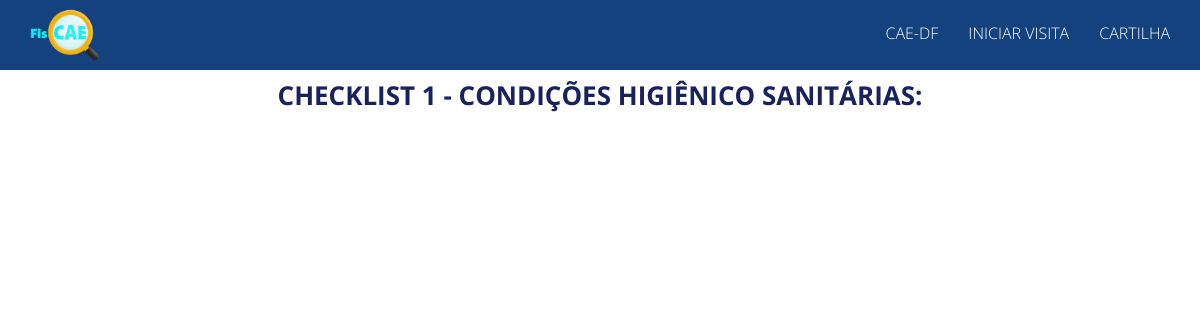
The page /viewChecklist on the database as committed earlier.
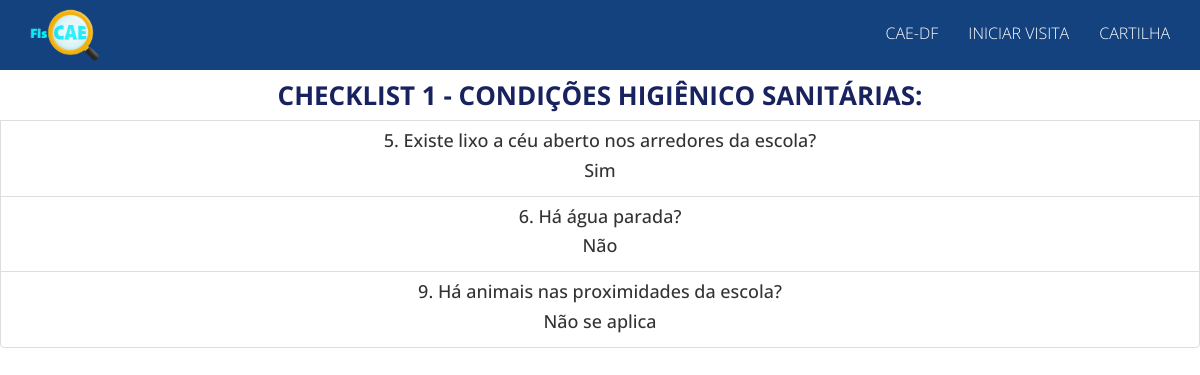
The same page on the database as committed later.
### checklist/models/question.py (models this page shows, shortened)
class Question(models.Model):
    item_number = models.CharField(max_length=4, null=False)
    description = models.CharField(max_length=255, null=False)
    QUESTION_TYPE = (
        ('TA', 'Questões técnicas e administrativas'),
        ('HS', 'Questões Higiênico Sanitárias'),
        ('O', 'Questões orçamentárias'),
    )
    question_type = models.CharField(
        max_length=2,
        choices=QUESTION_TYPE,
        default=1,
    )

### checklist/models/answer.py (models this page shows)
class Answer(models.Model):
    checklist = models.ForeignKey(
        Checklist,
        related_name="answers",
        on_delete=models.CASCADE
    )
    question = models.ForeignKey(
        Question,
        related_name="answers",
        on_delete=models.CASCADE
    )
    ANSWER_CHOICE = (
        ('S', 'Sim'),
        ('N', 'Não'),
    )
    answer = models.CharField(
        max_length=2,
        choices=ANSWER_CHOICE,
        default=None,
    )

### merenda/views.py (the view)
# urls.py: url(r'^viewChecklist', views.viewChecklist, name='viewChecklist'),
def viewChecklist(request):
    schools = School.objects.all()
    answers = Answer.objects.filter(checklist_id=1)
    questions = Question.objects.all()
    return render(
        request,
        'viewchecklist.html',
        {'answers': answers, 'questions': questions, 'schools': schools}
    )

### checklist/templates/viewchecklist.html (shortened to what this page needs)
<!DOCTYPE html>
<html lang="pt-br">
<head>
    <link rel="stylesheet" href="static/assets/bootstrap/css/bootstrap.min.css">
    <link rel="stylesheet" href="static/assets/font-awesome/css/font-awesome.min.css">
    <link rel="stylesheet" href="static/assets/elegant-font/code/style.css">
    <link rel="stylesheet" href="static/assets/css/animate.css">
    <link rel="stylesheet" href="static/assets/css/magnific-popup.css">
    <link rel="stylesheet" href="static/assets/css/form-elements.css">
    <link rel="stylesheet" href="static/assets/css/style.css">
    <link rel="stylesheet" href="static/assets/css/media-queries.css">
</head>
<body>
    <nav class="navbar navbar-fixed-top" role="navigation">
        <div class="container">
            <div class="navbar-header">
                <a  href="/"> <img src="static/assets/img/logo/l.png" alt="Fiscae" class="img-responsive"></a>
            </div>
            <div class="collapse navbar-collapse" id="top-navbar-1">
                <ul class="nav navbar-nav navbar-right">
                    <li><a href="">CAE-DF</a></li>
                    <li><a href="findSchool">Iniciar Visita</a></li>
                    <li><a href="#what-we-do">Cartilha</a></li>
                </ul>
            </div>
        </div>
    </nav>
        <div class="list-group section-container checklists-container"></div>
            <ul class="list-group">
                <h3>Checklist 1 - Condições Higiênico Sanitárias:</h3>
                {% for question in questions %}
                <a href="#tec-form" class="list-group-item">
                    <h4 class="list-group-item-heading">
                        {{ question.id }}.
                        {{ question.description }}
                        {% for answer in answers %}
                            {% if question.id == answer.question_id%}
                                {{ answer.answer }}
                            {% endif %}
                        {% endfor %}
                    </h4>
                    {% endfor %}
                </a>
            </ul>
    <div class="block-3-container section-container what-we-do-container">
    </div>
</body>
</html>

Rows that differ between the two databases and show on the page:
added Question: id "5", description "Existe lixo a céu aberto nos arredores da escola?"
added Answer: answer "Sim", shown under "5"
added Question: id "6", description "Há água parada?"
added Answer: answer "Não", shown under "6"
added Question: id "9", description "Há animais nas proximidades da escola?"
added Answer: answer "Não se aplica", shown under "9"
